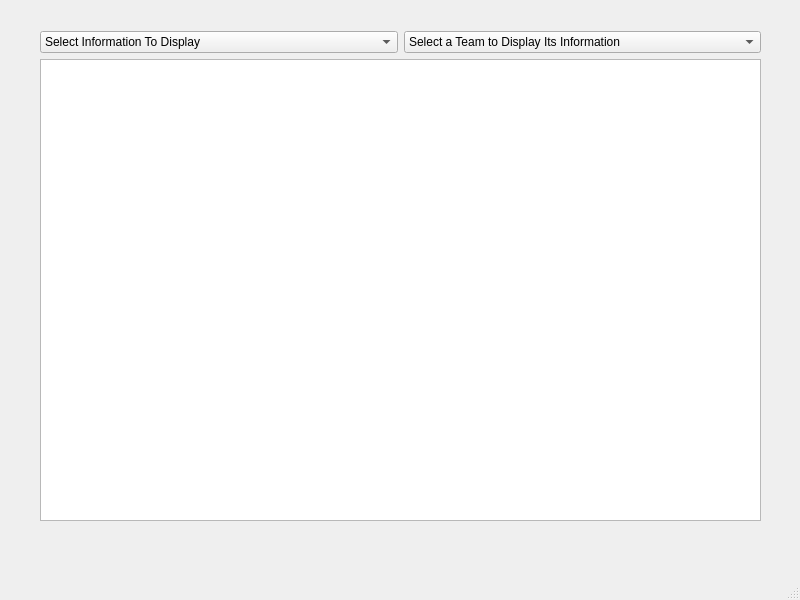
<?xml version="1.0" encoding="UTF-8"?>
<ui version="4.0">
 <class>InformationWindow</class>
 <widget class="QMainWindow" name="InformationWindow">
  <property name="geometry">
   <rect>
    <x>0</x>
    <y>0</y>
    <width>800</width>
    <height>600</height>
   </rect>
  </property>
  <property name="windowTitle">
   <string>MainWindow</string>
  </property>
  <widget class="QWidget" name="centralwidget">
   <widget class="QWidget" name="layoutWidget">
    <property name="geometry">
     <rect>
      <x>40</x>
      <y>31</y>
      <width>721</width>
      <height>511</height>
     </rect>
    </property>
    <layout class="QGridLayout" name="gridLayout">
     <item row="0" column="0">
      <widget class="QComboBox" name="comboBox_2">
       <item>
        <property name="text">
         <string>Select Information To Display</string>
        </property>
       </item>
       <item>
        <property name="text">
         <string>Display NFL Stadiums and Corresponding Team Names</string>
        </property>
       </item>
       <item>
        <property name="text">
         <string>Display List of American Conference Teams</string>
        </property>
       </item>
       <item>
        <property name="text">
         <string>Display List of National Conference Teams</string>
        </property>
       </item>
       <item>
        <property name="text">
         <string>Display List of Open Roof Stadiums</string>
        </property>
       </item>
       <item>
        <property name="text">
         <string>Display Star Players and Corresponding Teams</string>
        </property>
       </item>
       <item>
        <property name="text">
         <string>Display NFL Stadium Surface Types</string>
        </property>
       </item>
       <item>
        <property name="text">
         <string>Display NFL Stadium Seating Capacities</string>
        </property>
       </item>
      </widget>
     </item>
     <item row="1" column="0" colspan="2">
      <widget class="QTableView" name="Table"/>
     </item>
     <item row="2" column="0">
      <widget class="QLabel" name="label">
       <property name="font">
        <font>
         <pointsize>10</pointsize>
        </font>
       </property>
       <property name="text">
        <string/>
       </property>
       <property name="alignment">
        <set>Qt::AlignLeading|Qt::AlignLeft|Qt::AlignVCenter</set>
       </property>
       <property name="wordWrap">
        <bool>false</bool>
       </property>
      </widget>
     </item>
     <item row="0" column="1">
      <widget class="QComboBox" name="comboBox">
       <item>
        <property name="text">
         <string>Select a Team to Display Its Information</string>
        </property>
       </item>
       <item>
        <property name="text">
         <string>Display All Team</string>
        </property>
       </item>
      </widget>
     </item>
     <item row="2" column="1">
      <widget class="QLabel" name="label_3">
       <property name="font">
        <font>
         <pointsize>10</pointsize>
        </font>
       </property>
       <property name="text">
        <string/>
       </property>
      </widget>
     </item>
    </layout>
   </widget>
  </widget>
  <widget class="QMenuBar" name="menubar">
   <property name="geometry">
    <rect>
     <x>0</x>
     <y>0</y>
     <width>800</width>
     <height>21</height>
    </rect>
   </property>
  </widget>
  <widget class="QStatusBar" name="statusbar"/>
 </widget>
 <resources/>
 <connections/>
</ui>
